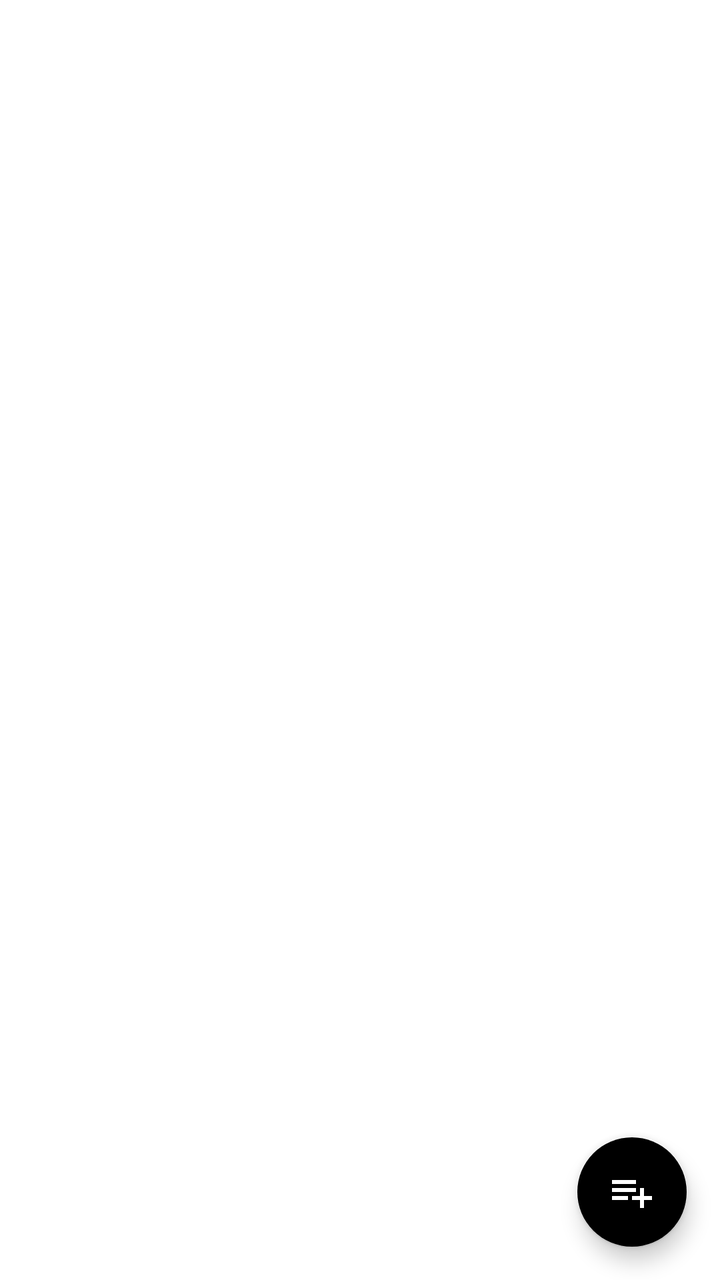
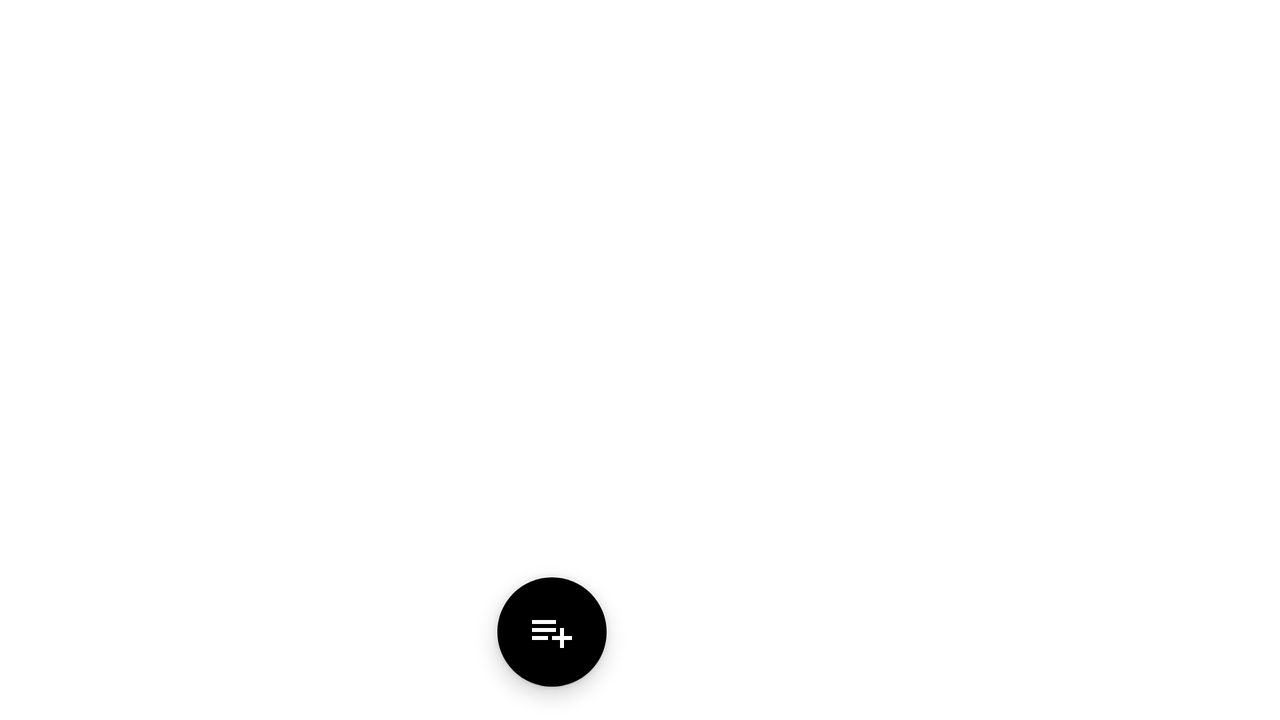

The same Android screen from two of the app's own layout files: first res/layout/ as a phone draws it, then the author's variant for another configuration, drawn on a device whose configuration selects that folder. Both files follow.
<!-- AndroidManifest.xml: application theme Theme.ShoppingList -->
<!-- res/layout/activity_main.xml -->
<?xml version="1.0" encoding="utf-8"?>
<layout>
    <androidx.constraintlayout.widget.ConstraintLayout xmlns:android="http://schemas.android.com/apk/res/android"
        xmlns:app="http://schemas.android.com/apk/res-auto"
        xmlns:tools="http://schemas.android.com/tools"
        android:layout_width="match_parent"
        android:layout_height="match_parent"
        tools:context=".ui.MainActivity">

        <androidx.recyclerview.widget.RecyclerView
            android:id="@+id/rw_shop_list"
            android:layout_width="0dp"
            android:layout_height="0dp"
            app:layoutManager="androidx.recyclerview.widget.LinearLayoutManager"
            app:layout_constraintBottom_toBottomOf="parent"
            app:layout_constraintEnd_toEndOf="parent"
            app:layout_constraintStart_toStartOf="parent"
            app:layout_constraintTop_toTopOf="parent"
            tools:listitem="@layout/item_shop_enabled" />

        <com.google.android.material.floatingactionbutton.FloatingActionButton
            android:id="@+id/button_add_shop_item"
            android:layout_width="wrap_content"
            android:layout_height="wrap_content"
            android:layout_marginEnd="16dp"
            android:layout_marginBottom="16dp"
            app:backgroundTint="@color/primaryColor"
            app:tint="@color/primaryTextColor"
            android:clickable="true"
            android:contentDescription="@string/floating_action_button_add_new_shop_item"
            android:focusable="true"
            android:src="@drawable/ic_add"
            app:layout_constraintBottom_toBottomOf="parent"
            app:layout_constraintEnd_toEndOf="parent" />

    </androidx.constraintlayout.widget.ConstraintLayout>
</layout>
<!-- res/layout/item_shop_enabled.xml (included above) -->
<?xml version="1.0" encoding="utf-8"?>
<androidx.cardview.widget.CardView xmlns:android="http://schemas.android.com/apk/res/android"
    xmlns:app="http://schemas.android.com/apk/res-auto"
    android:layout_width="match_parent"
    android:layout_height="wrap_content"
    android:layout_marginStart="8dp"
    android:layout_marginTop="4dp"
    android:layout_marginEnd="8dp"
    android:layout_marginBottom="4dp"
    app:cardCornerRadius="4dp"
    app:cardElevation="4dp"
    app:cardUseCompatPadding="true">

    <LinearLayout
        android:layout_width="match_parent"
        android:layout_height="wrap_content"
        android:background="@color/teal_700"
        android:orientation="horizontal"
        android:padding="16dp">

        <TextView
            android:id="@+id/tv_name"
            android:layout_width="match_parent"
            android:layout_height="wrap_content"
            android:layout_weight="1"
            android:text="Banana"
            android:textColor="@color/white"
            android:textSize="16sp"
            android:textStyle="bold" />

        <TextView
            android:id="@+id/tv_count"
            android:layout_width="wrap_content"
            android:layout_height="wrap_content"
            android:textColor="@color/white"
            android:textSize="16sp"
            android:textStyle="bold"
            android:text="1" />

    </LinearLayout>

</androidx.cardview.widget.CardView>
<!-- resources referenced by this layout -->
<resources>
  <color name="teal_700">#FF018786</color>
  <color name="white">#FFFFFFFF</color>
  <!-- drawable ic_add (drawable) -->
  <vector xmlns:android="http://schemas.android.com/apk/res/android"
      android:width="24dp"
      android:height="24dp"
      android:tint="#BEBEBE"
      android:viewportWidth="24"
      android:viewportHeight="24">
      <path
          android:fillColor="@android:color/white"
          android:pathData="M14,10L2,10v2h12v-2zM14,6L2,6v2h12L14,6zM18,14v-4h-2v4h-4v2h4v4h2v-4h4v-2h-4zM2,16h8v-2L2,14v2z" />
  </vector>
  <string name="floating_action_button_add_new_shop_item">Add new shop item</string>
  <style name="Theme.ShoppingList" parent="Theme.MaterialComponents.DayNight.NoActionBar">
          
          <item name="colorPrimary">@color/pink</item>
          <item name="colorPrimaryVariant">@color/pink</item>
          <item name="colorOnPrimary">@color/white</item>
          
          <item name="colorSecondary">@color/teal_200</item>
          <item name="colorSecondaryVariant">@color/teal_700</item>
          <item name="colorOnSecondary">@color/black</item>
          
          <item name="android:statusBarColor" tools:targetApi="l">?attr/colorPrimaryVariant</item>
          
      </style>
  <color name="pink">#eb6795</color>
  <color name="teal_200">#FF03DAC5</color>
  <color name="black">#FF000000</color>
</resources>
<!-- res/layout-land/activity_main.xml (the author's variant of the layout above) -->
<!-- drawn on the phone turned sideways -->
<?xml version="1.0" encoding="utf-8"?>
<layout xmlns:tools="http://schemas.android.com/tools"
    xmlns:android="http://schemas.android.com/apk/res/android"
    xmlns:app="http://schemas.android.com/apk/res-auto">
    <androidx.constraintlayout.widget.ConstraintLayout
        android:layout_width="match_parent"
        android:layout_height="match_parent"
        tools:context="com.laureanti.shoppinglist.ui.main.MainActivity">

        <androidx.recyclerview.widget.RecyclerView
            android:id="@+id/rw_shop_list"
            android:layout_width="0dp"
            android:layout_height="0dp"
            app:layoutManager="androidx.recyclerview.widget.LinearLayoutManager"
            app:layout_constraintBottom_toBottomOf="parent"
            app:layout_constraintEnd_toStartOf="@+id/guideline_middle"
            app:layout_constraintStart_toStartOf="parent"
            app:layout_constraintTop_toTopOf="parent"
            tools:listitem="@layout/item_shop_enabled" />

        <TextView
            android:id="@+id/tv_list_missing"
            android:layout_width="wrap_content"
            android:layout_height="wrap_content"
            android:layout_marginBottom="8dp"
            android:text="@string/tv_list_missing"
            android:textSize="20sp"
            android:textStyle="bold"
            android:visibility="invisible"
            app:layout_constraintBottom_toBottomOf="parent"
            app:layout_constraintEnd_toStartOf="@+id/guideline_middle"
            app:layout_constraintStart_toStartOf="parent"
            app:layout_constraintTop_toTopOf="parent" />

        <TextView
            android:id="@+id/tv_add_first_purchase"
            android:layout_width="wrap_content"
            android:layout_height="wrap_content"
            android:text="@string/tv_add_first_purchase"
            android:visibility="invisible"
            app:layout_constraintEnd_toEndOf="@+id/tv_list_missing"
            app:layout_constraintStart_toStartOf="@+id/tv_list_missing"
            app:layout_constraintTop_toBottomOf="@+id/tv_list_missing" />

        <com.google.android.material.floatingactionbutton.FloatingActionButton
            android:id="@+id/button_add_shop_item"
            android:layout_width="wrap_content"
            android:layout_height="wrap_content"
            android:layout_marginEnd="16dp"
            android:layout_marginBottom="16dp"
            android:clickable="true"
            android:contentDescription="@string/floating_action_button_add_new_shop_item"
            android:focusable="true"
            android:src="@drawable/ic_add"
            app:backgroundTint="@color/primaryLightColor"
            app:layout_constraintBottom_toBottomOf="parent"
            app:layout_constraintEnd_toStartOf="@+id/guideline_middle"
            app:tint="@color/primaryTextColor" />

        <androidx.constraintlayout.widget.Guideline
            android:id="@+id/guideline_middle"
            android:layout_width="wrap_content"
            android:layout_height="wrap_content"
            android:orientation="vertical"
            app:layout_constraintBottom_toBottomOf="parent"
            app:layout_constraintEnd_toEndOf="parent"
            app:layout_constraintGuide_percent="0.5"
            app:layout_constraintStart_toStartOf="parent"
            app:layout_constraintTop_toTopOf="parent" />

        <androidx.fragment.app.FragmentContainerView
            android:id="@+id/shop_item_container"
            android:layout_width="0dp"
            android:layout_height="match_parent"
            app:layout_constraintBottom_toBottomOf="parent"
            app:layout_constraintEnd_toEndOf="parent"
            app:layout_constraintStart_toEndOf="@+id/rw_shop_list"
            app:layout_constraintTop_toTopOf="parent" />

    </androidx.constraintlayout.widget.ConstraintLayout>
</layout>
<!-- resources referenced by the variant -->
<!-- as the phone turned sideways resolves them -->
<resources>
  <color name="teal_700">#FF018786</color>
  <color name="white">#FFFFFFFF</color>
  <!-- drawable ic_add (drawable) -->
  <vector xmlns:android="http://schemas.android.com/apk/res/android"
      android:width="24dp"
      android:height="24dp"
      android:tint="#BEBEBE"
      android:viewportWidth="24"
      android:viewportHeight="24">
      <path
          android:fillColor="@android:color/white"
          android:pathData="M14,10L2,10v2h12v-2zM14,6L2,6v2h12L14,6zM18,14v-4h-2v4h-4v2h4v4h2v-4h4v-2h-4zM2,16h8v-2L2,14v2z" />
  </vector>
  <string name="floating_action_button_add_new_shop_item">Add new shop item</string>
  <string name="tv_add_first_purchase">Tap the Add button to create an item.</string>
  <string name="tv_list_missing">The list is missing</string>
  <style name="Theme.ShoppingList" parent="Theme.MaterialComponents.DayNight.NoActionBar">
          
          <item name="colorPrimary">@color/pink</item>
          <item name="colorPrimaryVariant">@color/pink</item>
          <item name="colorOnPrimary">@color/white</item>
          
          <item name="colorSecondary">@color/teal_200</item>
          <item name="colorSecondaryVariant">@color/teal_700</item>
          <item name="colorOnSecondary">@color/black</item>
          
          <item name="android:statusBarColor" tools:targetApi="l">?attr/colorPrimaryVariant</item>
          
      </style>
  <color name="pink">#eb6795</color>
  <color name="teal_200">#FF03DAC5</color>
  <color name="black">#FF000000</color>
</resources>
